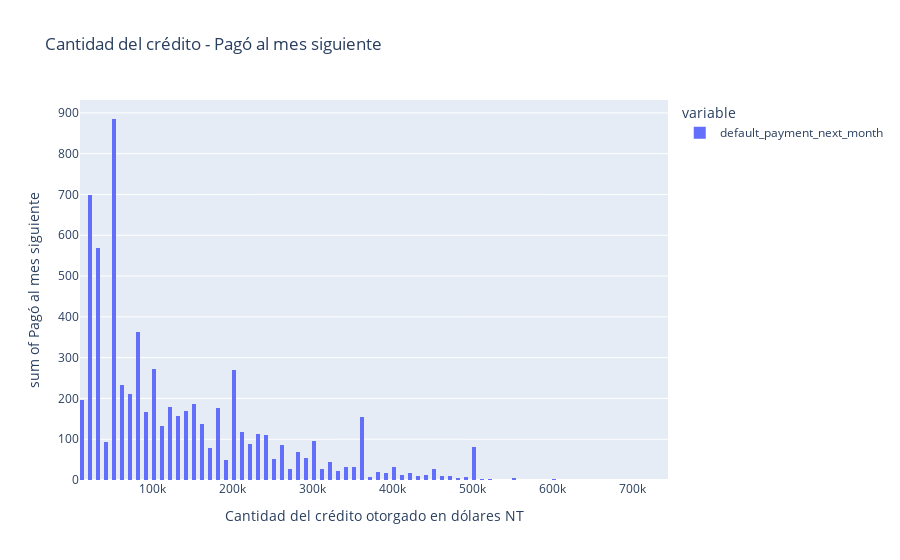

Notebook code cell kept with this figure:
### Code cell
px.histogram(clean_data,
        x='limit_bal', y=['default_payment_next_month'],
        title="Cantidad del crédito - Pagó al mes siguiente",
        labels={
            'value': 'Pagó al mes siguiente',
            'limit_bal': 'Cantidad del crédito otorgado en dólares NT'
    })

### Figure 1 — Plotly figure (JSON) as saved in the notebook; plotly's stock layout.template omitted (floating-point values rounded to 4 significant figures; data arrays with more than 128 entries replaced by an {"elided": "..."} marker saying what was removed)
{"data": [{"alignmentgroup": "True", "bingroup": "x", "histfunc": "sum", "hovertemplate": "variable=default_payment_next_month<br>Cantidad del crédito otorgado en dólares NT=%{x}<br>sum of Pagó al mes siguiente=%{y}<extra></extra>", "legendgroup": "default_payment_next_month", "marker": {"color": "#636efa", "pattern": {"shape": ""}}, "name": "default_payment_next_month", "offsetgroup": "default_payment_next_month", "orientation": "v", "showlegend": true, "type": "histogram", "x": {"elided": "30000 int values"}, "xaxis": "x", "y": {"elided": "30000 int values"}, "yaxis": "y"}], "layout": {"barmode": "relative", "legend": {"title": {"text": "variable"}, "tracegroupgap": 0}, "title": {"text": "Cantidad del crédito - Pagó al mes siguiente"}, "xaxis": {"anchor": "y", "domain": [0, 1], "title": {"text": "Cantidad del crédito otorgado en dólares NT"}}, "yaxis": {"anchor": "x", "domain": [0, 1], "title": {"text": "sum of Pagó al mes siguiente"}}}}
